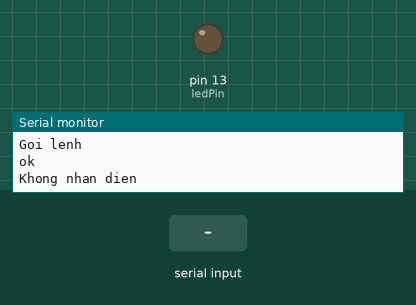
This sketch was run on a simulated Arduino Uno, built with avr-gcc and run on an emulated ATmega328P. Parts: output pins drawn as LEDs (lit = HIGH), the last lines printed to the serial monitor. The test bench sets the inputs (shaded band). The modem accepts every AT command (registered, SIM ready, sends succeed) and sends nothing else.

Above: at 6.4 s.
6.5 s: "bat\n" received over the second serial link
At 7.3 s:
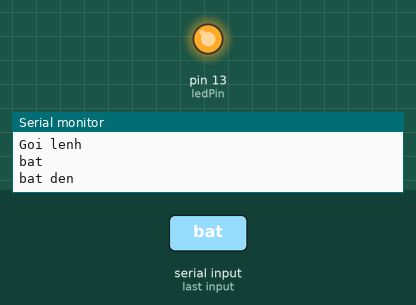
8.0 s: "tat\n" received over the second serial link
At 8.5 s:
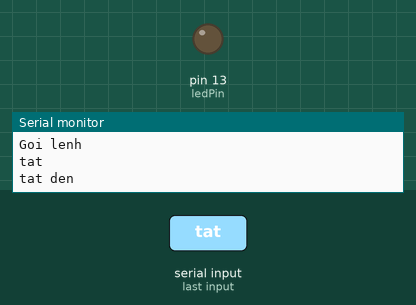
Timing chart, 0 to 11.0 s (numbered marks = the images above; inputs shaded):
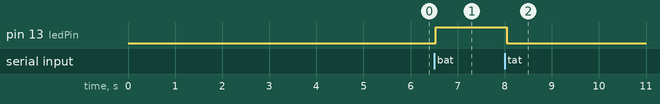

Measured:
- after the input at 6.5 s, pin 13 (ledPin): LOW → HIGH at once
- after the input at 8.0 s, pin 13 (ledPin): HIGH → LOW at once

The sketch:

ReceiveSMSLedver3.ino
```cpp
/*********
  Complete project details at http://randomnerdtutorials.com
*********/

#include <SoftwareSerial.h>

// Configure software serial port
SoftwareSerial SIM900(7, 8);
//Variable to save incoming SMS characters
char incoming_char=0;
int ledPin = 13;

void setup() {

  // Arduino communicates with SIM900 GSM shield at a baud rate of 19200
  // Make sure that corresponds to the baud rate of your module
  SIM900.begin(115200);
  // For serial monitor
  Serial.begin(115200);
  // Give time to your GSM shield log on to network
  delay(5000);

  // AT command to set SIM900 to SMS mode
  SIM900.print("AT+CMGF=1\r");
  delay(100);
  // Set module to send SMS data to serial out upon receipt
  SIM900.print("AT+CNMI=2,2,0,0,0\r");
  delay(100);
  pinMode(ledPin, OUTPUT);

}

String command;

void parseCommand(String com)
{
    com.toLowerCase();
   Serial.println(com);


  if(com.indexOf("bat") > -1)
  {
    digitalWrite(ledPin, HIGH);
        Serial.println("bat den");

  }
  else if(com.indexOf("tat") > -1)
  {
    digitalWrite(ledPin, LOW);
        Serial.println("tat den");

  } else {
    Serial.println("Khong nhan dien");
  }

}

void loop() {


  // Display any text that the GSM shield sends out on the serial monitor
  if(SIM900.available() > 0) {
    delay(10);
    char c = (char)SIM900.read();

    if(c == '\n')
    {
      Serial.println("Goi lenh");

      parseCommand(command);
      command = "";
    }
    else
    {
//      Serial.println(c);
      command.concat(c);

    }

  }
}
```
